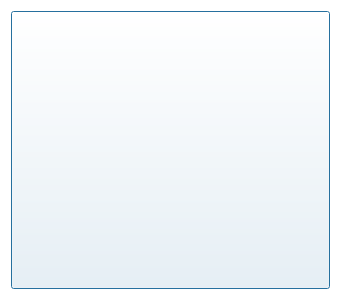
<?xml version="1.0" encoding="UTF-8"?>
<ui version="4.0">
 <class>Dialog_zh</class>
 <widget class="QDialog" name="Dialog_zh">
  <property name="geometry">
   <rect>
    <x>0</x>
    <y>0</y>
    <width>341</width>
    <height>300</height>
   </rect>
  </property>
  <property name="windowTitle">
   <string>Dialog</string>
  </property>
  <property name="styleSheet">
   <string notr="true">background-color: rgb(255, 255, 255);</string>
  </property>
  <layout class="QGridLayout" name="gridLayout">
   <item row="0" column="0">
    <widget class="QPushButton" name="pushButton">
     <property name="sizePolicy">
      <sizepolicy hsizetype="Expanding" vsizetype="Expanding">
       <horstretch>0</horstretch>
       <verstretch>0</verstretch>
      </sizepolicy>
     </property>
     <property name="styleSheet">
      <string notr="true">border-image: url(:/images/about and points/warty/ab2.png);</string>
     </property>
     <property name="text">
      <string/>
     </property>
    </widget>
   </item>
  </layout>
 </widget>
 <resources/>
 <connections/>
</ui>
